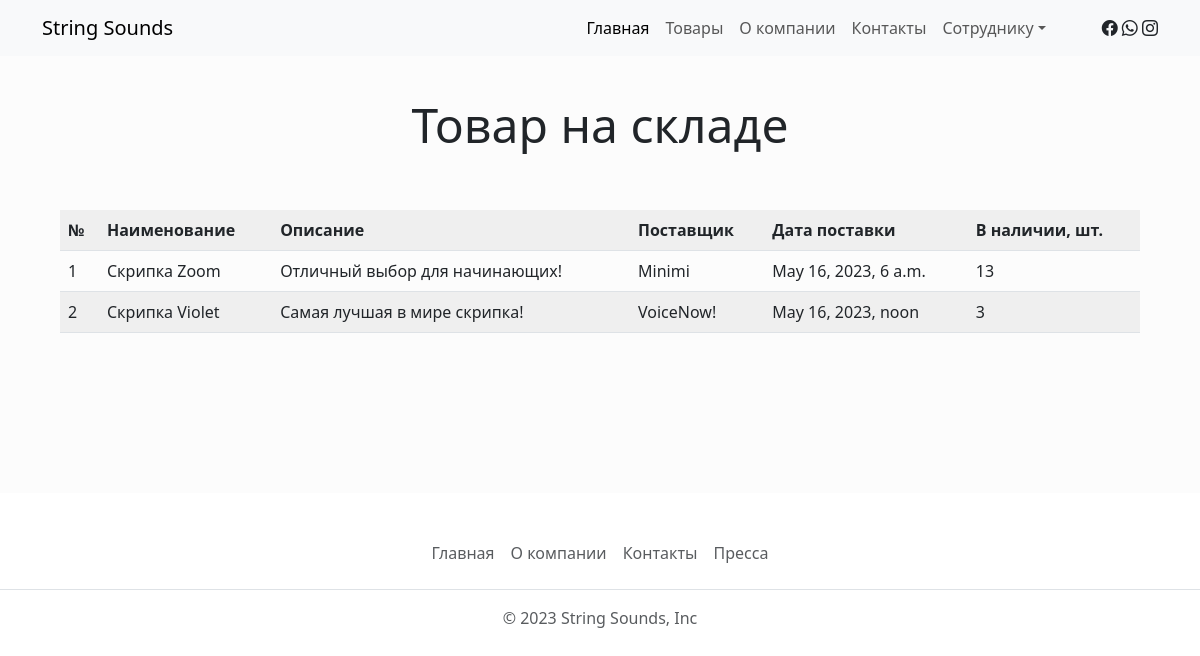
The page /warehouse/ on the database its author committed.
### myApp/models.py (models this page shows, shortened)
class Warehouse(models.Model):
    product = models.ForeignKey(to=Product, verbose_name="Товар", on_delete=models.CASCADE)
    vendor = models.ForeignKey(to=Vendor, verbose_name="Поставщик", on_delete=models.CASCADE)
    deliveryDate = models.DateTimeField("Дата поставки")
    deliveryCost = models.FloatField("Цена поставки")
    productCountOnWh = models.IntegerField("Количество на складе")
    class Meta:
        verbose_name_plural = "Склад"

class Product(models.Model):
    title = models.CharField('Название', max_length=200)
    description = models.TextField('Описание товара')
    class Meta:
        verbose_name_plural = "Товар"

class Vendor(models.Model):
    title = models.CharField('Название компании', max_length=200)
    class Meta:
        verbose_name_plural = "Поставщики"

### myApp/views.py (the view)
# urls.py: path('warehouse/', views.warehouse),
def warehouse(request):
    url = 'warehouse.html'
    return render(request, url, {"wh":Warehouse.objects.all()})

### myApp/templates/warehouse.html (shortened to what this page needs)
{% extends "base.html" %}
{% block content %}
  <div class="container-fluid warehouse py-5">
    <div class="flex-row py-5 mx-5">
      <div class="col-12 text-center">
        <h1 class="display-5">Товар на складе</h1>
      </div>
      <div class="col-12 py-5">
        <table class="table table-striped">
          <th>№</th>
          <th>Наименование</th>
          <th>Описание</th>
          <th>Поставщик</th>
          <th>Дата поставки</th>
          <th>В наличии, шт.</th>
          {% for item in wh %}
          <tr>
            <td>{{item.id}}</td>
            <td>{{item.product.title}}</td>
            <td>{{item.product.description}}</td>
            <td>{{item.vendor.title}}</td>
            <td>{{item.deliveryDate}}</td>
            <td>{{item.productCountOnWh}}</td>
          </tr>
          {% endfor %}
        </table>
      </div>
    </div>
  </div>
{% endblock content %}

### myApp/static/css/style.css (style rules this page uses)
.warehouse { background-color: #fcfcfc; }

### rows shown on the page
Warehouse: id "1", product "Скрипка Zoom", product.description "Отличный выбор для начинающих!", vendor "Minimi", deliveryDate "May 16, 2023, 6 a.m.", productCountOnWh "13"
Warehouse: id "2", product "Скрипка Violet", product.description "Самая лучшая в мире скрипка!", vendor "VoiceNow!", deliveryDate "May 16, 2023, noon", productCountOnWh "3"
